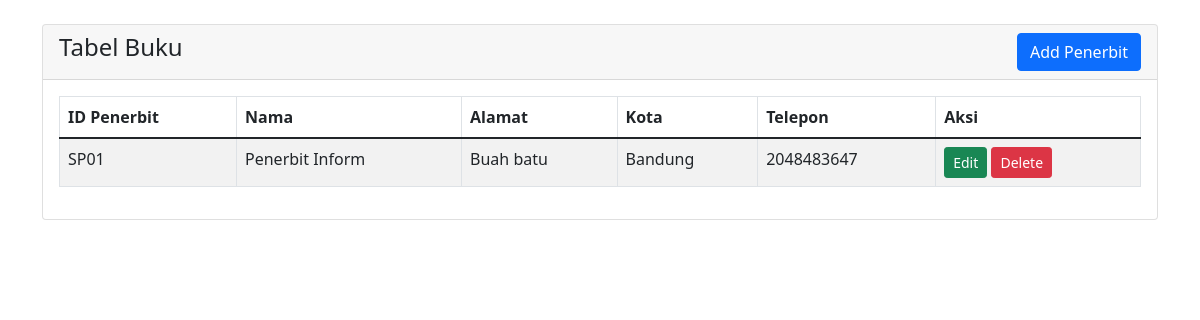
Screenshot of /viewPenerbit.php with the database file from the repository.
### tables this page shows
CREATE TABLE `penerbit` (
  `ID_Penerbit` varchar(8) DEFAULT NULL,
  `Nama` varchar(15) DEFAULT NULL,
  `Alamat` varchar(30) DEFAULT NULL,
  `Kota` varchar(15) DEFAULT NULL,
  `Telepon` int(15) DEFAULT NULL
);

### viewPenerbit.php (the view, shortened to what this page needs)
<?php
require 'koneksi.php';
?>
<!doctype html>
<html lang="en">
<head>
    <link href="https://cdn.jsdelivr.net/npm/bootstrap@5.1.3/dist/css/bootstrap.min.css" rel="stylesheet">
</head>
<body>
<div class="container mt-4">
    <div class="row">
        <div class="col-md-12">
            <div class="card">
                <div class="card-header">
                    <h4>
                        Tabel Buku
                        <a href="createPenerbit.php" class="btn btn-primary float-end">Add Penerbit</a>
                    </h4>
                </div>
                <div class="card-body">
                    <table class="table table-bordered table-striped">
                        <thead>
                        <tr>
                            <th>ID Penerbit</th>
                            <th>Nama</th>
                            <th>Alamat</th>
                            <th>Kota</th>
                            <th>Telepon</th>
                            <th>Aksi</th>
                        </tr>
                        </thead>
                        <tbody>
                        <?php
                        $query = "SELECT * FROM penerbit";
                        $query_run = mysqli_query($koneksi, $query);
                        if (mysqli_num_rows($query_run) > 0) {
                            foreach ($query_run as $penerbit) {
                                ?>
                                <tr>
                                    <td><?= $penerbit['ID_Penerbit']; ?></td>
                                    <td><?= $penerbit['Nama']; ?></td>
                                    <td><?= $penerbit['Alamat']; ?></td>
                                    <td><?= $penerbit['Kota']; ?></td>
                                    <td><?= $penerbit['Telepon']; ?></td>
                                    <td>
                                        <a href="editPenerbit.php?id=<?= $penerbit['ID_Penerbit']; ?>"
                                           class="btn btn-success btn-sm">Edit</a>
                                        <form action="code.php" method="POST" class="d-inline">
                                            <button type="submit" name="delete_penerbit" value="<?= $penerbit['ID_Penerbit']; ?>"
                                                    class="btn btn-danger btn-sm">Delete
                                            </button>
                                        </form>
                                    </td>
                                </tr>
                                <?php
                            }
                        } else {
                            echo "<h5> No Record Found </h5>";
                        }
                        ?>
                        </tbody>
                    </table>
                </div>
            </div>
        </div>
    </div>
</div>
</body>
</html>

### rows the page displays
penerbit: ID_Penerbit "SP01", Nama "Penerbit Inform", Alamat "Buah batu", Kota "Bandung", Telepon "2048483647"
